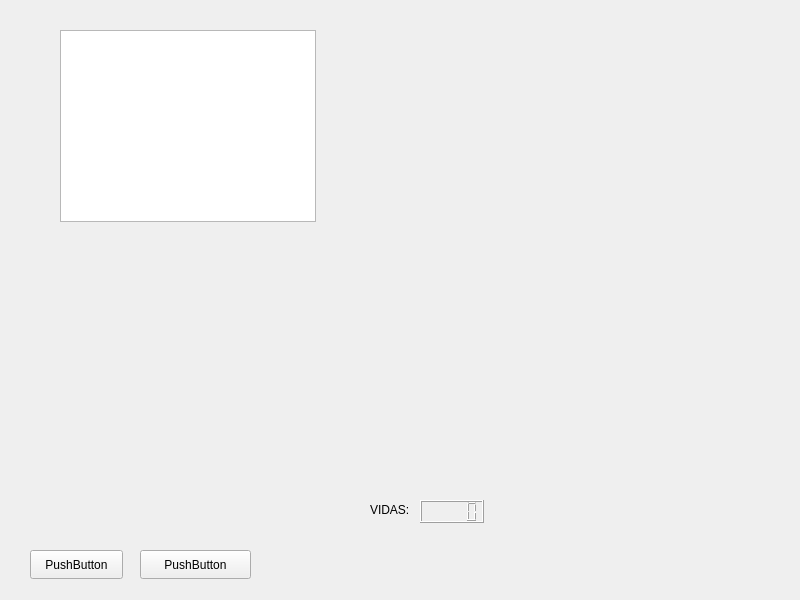
<?xml version="1.0" encoding="UTF-8"?>
<ui version="4.0">
 <class>MainWindow</class>
 <widget class="QMainWindow" name="MainWindow">
  <property name="geometry">
   <rect>
    <x>0</x>
    <y>0</y>
    <width>800</width>
    <height>600</height>
   </rect>
  </property>
  <property name="windowTitle">
   <string>MainWindow</string>
  </property>
  <widget class="QWidget" name="centralwidget">
   <widget class="QGraphicsView" name="graphicsView">
    <property name="geometry">
     <rect>
      <x>60</x>
      <y>30</y>
      <width>256</width>
      <height>192</height>
     </rect>
    </property>
   </widget>
   <widget class="QLabel" name="VIDAS">
    <property name="geometry">
     <rect>
      <x>370</x>
      <y>500</y>
      <width>51</width>
      <height>20</height>
     </rect>
    </property>
    <property name="text">
     <string>VIDAS: </string>
    </property>
   </widget>
   <widget class="QLCDNumber" name="lcdNumber">
    <property name="geometry">
     <rect>
      <x>420</x>
      <y>500</y>
      <width>64</width>
      <height>23</height>
     </rect>
    </property>
   </widget>
   <widget class="QPushButton" name="pushButton">
    <property name="geometry">
     <rect>
      <x>30</x>
      <y>550</y>
      <width>93</width>
      <height>29</height>
     </rect>
    </property>
    <property name="text">
     <string>PushButton</string>
    </property>
   </widget>
   <widget class="QPushButton" name="quitarbomba">
    <property name="geometry">
     <rect>
      <x>140</x>
      <y>550</y>
      <width>111</width>
      <height>29</height>
     </rect>
    </property>
    <property name="text">
     <string>PushButton</string>
    </property>
   </widget>
  </widget>
 </widget>
 <resources/>
 <connections/>
</ui>
